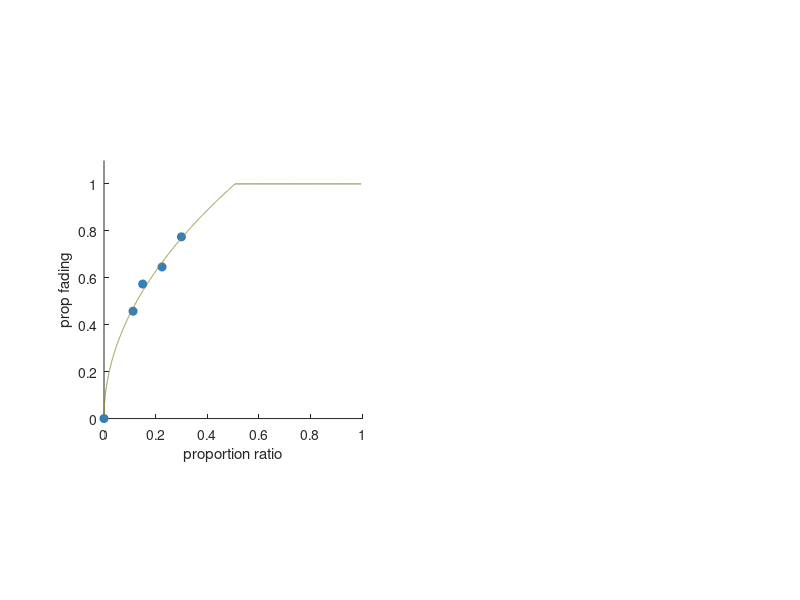

This figure's MATLAB source:
%% Figure 12A
%proportion fading as a function of proportion monocular in Experiment 1
clear all;
close all;

% load data from Exp 1, variable is slist
load('avgdata.mat');
%	- col 1 = stimulus type (1=simple, 3 = AR)
%	- col 2 = stimulus configuration (1 = convergent, 2 = divergent)
%	- col 3 = binocular overlap size
%	- col 4 = total FOV
%	- col 5 = percentage of monocular region/monocular field

%average the convergent and divergent
new = [slist(9:12,8),slist(13:16,8)];
new = mean(new,2);
new = [slist(9:12,5) new];

c = [51 127 186]./255; %marker color
%plot the data points
data = [new; [0 0]]; %add in a theoretical point for [0 0], 0 monocular -> 0 fading
x = data(:,1)/100; %turn percentage into proportions
y = data(:,2);
%fit a square root
p = polyfit(sqrt(x),y,1);
x2 = [0:0.01:50.65]/100; %piecewise1, turn percentage into proportions 
y2 = p(1).*sqrt(x2); %Eq. 7
x3 = [50.65:1:100]/100; %%piecewise2, turn percentage into proportions 
y3 = ones(size(x3)); %Eq. 7
%% make the plot
figure();
subplot(1,2,1);
hold on;
%plot the data
plot(x,y,'bo','Color',c,'MarkerFaceColor',c);
%plot the piecewise function
plot(x2,y2,'-','Color',[0.5 0.5 0.2],'MarkerFaceColor','y');
plot(x3,y3,'-','Color',[0.5 0.5 0.2],'MarkerFaceColor','y');
ylim([0 1.1]);
xlim([0 1]);
ylabel('prop fading');
xlabel('proportion ratio');
axis square;



